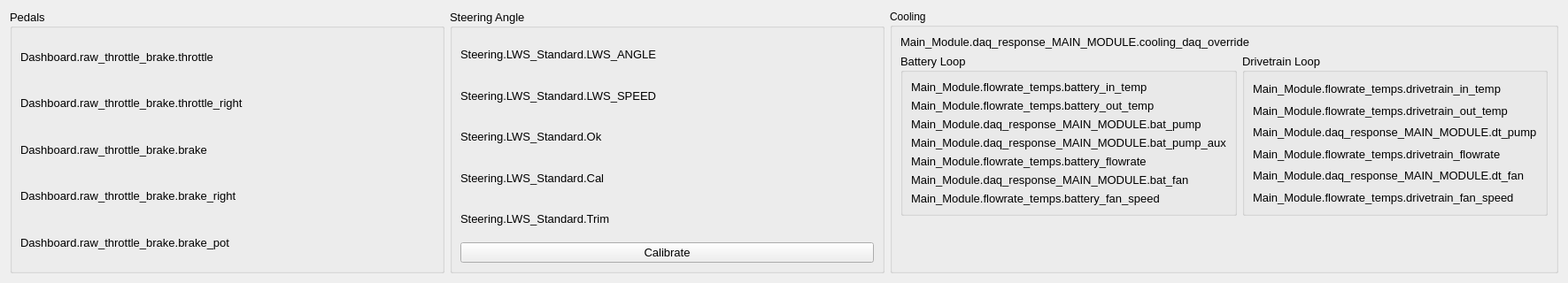
<?xml version="1.0" encoding="UTF-8"?>
<ui version="4.0">
 <class>sensorView</class>
 <widget class="QWidget" name="sensorView">
  <property name="geometry">
   <rect>
    <x>0</x>
    <y>0</y>
    <width>1771</width>
    <height>320</height>
   </rect>
  </property>
  <property name="windowTitle">
   <string>Form</string>
  </property>
  <layout class="QGridLayout" name="gridLayout">
   <item row="0" column="2">
    <widget class="QGroupBox" name="groupBox_2">
     <property name="title">
      <string>Cooling</string>
     </property>
     <layout class="QVBoxLayout" name="verticalLayout_5">
      <item>
       <widget class="DAQVariableDisplay" name="label_22">
        <property name="font">
         <font>
          <pointsize>10</pointsize>
         </font>
        </property>
        <property name="text">
         <string>Main_Module.daq_response_MAIN_MODULE.cooling_daq_override</string>
        </property>
       </widget>
      </item>
      <item>
       <layout class="QHBoxLayout" name="horizontalLayout">
        <item>
         <widget class="QGroupBox" name="groupBox_3">
          <property name="font">
           <font>
            <pointsize>10</pointsize>
           </font>
          </property>
          <property name="title">
           <string>Battery Loop</string>
          </property>
          <layout class="QVBoxLayout" name="verticalLayout">
           <item>
            <widget class="CANVariableDisplay" name="label_9">
             <property name="font">
              <font>
               <pointsize>10</pointsize>
              </font>
             </property>
             <property name="text">
              <string>Main_Module.flowrate_temps.battery_in_temp</string>
             </property>
            </widget>
           </item>
           <item>
            <widget class="CANVariableDisplay" name="label_10">
             <property name="font">
              <font>
               <pointsize>10</pointsize>
              </font>
             </property>
             <property name="text">
              <string>Main_Module.flowrate_temps.battery_out_temp</string>
             </property>
            </widget>
           </item>
           <item>
            <widget class="DAQVariableDisplay" name="label_25">
             <property name="font">
              <font>
               <pointsize>10</pointsize>
              </font>
             </property>
             <property name="text">
              <string>Main_Module.daq_response_MAIN_MODULE.bat_pump</string>
             </property>
            </widget>
           </item>
           <item>
            <widget class="DAQVariableDisplay" name="label_26">
             <property name="font">
              <font>
               <pointsize>10</pointsize>
              </font>
             </property>
             <property name="text">
              <string>Main_Module.daq_response_MAIN_MODULE.bat_pump_aux</string>
             </property>
            </widget>
           </item>
           <item>
            <widget class="CANVariableDisplay" name="label_14">
             <property name="font">
              <font>
               <pointsize>10</pointsize>
              </font>
             </property>
             <property name="text">
              <string>Main_Module.flowrate_temps.battery_flowrate</string>
             </property>
            </widget>
           </item>
           <item>
            <widget class="DAQVariableDisplay" name="label_23">
             <property name="font">
              <font>
               <pointsize>10</pointsize>
              </font>
             </property>
             <property name="text">
              <string>Main_Module.daq_response_MAIN_MODULE.bat_fan</string>
             </property>
            </widget>
           </item>
           <item>
            <widget class="CANVariableDisplay" name="label_15">
             <property name="font">
              <font>
               <pointsize>10</pointsize>
              </font>
             </property>
             <property name="text">
              <string>Main_Module.flowrate_temps.battery_fan_speed</string>
             </property>
            </widget>
           </item>
          </layout>
         </widget>
        </item>
        <item>
         <widget class="QGroupBox" name="groupBox_4">
          <property name="font">
           <font>
            <pointsize>10</pointsize>
           </font>
          </property>
          <property name="title">
           <string>Drivetrain Loop</string>
          </property>
          <layout class="QVBoxLayout" name="verticalLayout_3">
           <item>
            <widget class="CANVariableDisplay" name="label_11">
             <property name="font">
              <font>
               <pointsize>10</pointsize>
              </font>
             </property>
             <property name="text">
              <string>Main_Module.flowrate_temps.drivetrain_in_temp</string>
             </property>
            </widget>
           </item>
           <item>
            <widget class="CANVariableDisplay" name="label_12">
             <property name="font">
              <font>
               <pointsize>10</pointsize>
              </font>
             </property>
             <property name="text">
              <string>Main_Module.flowrate_temps.drivetrain_out_temp</string>
             </property>
            </widget>
           </item>
           <item>
            <widget class="DAQVariableDisplay" name="label_27">
             <property name="font">
              <font>
               <pointsize>10</pointsize>
              </font>
             </property>
             <property name="text">
              <string>Main_Module.daq_response_MAIN_MODULE.dt_pump</string>
             </property>
            </widget>
           </item>
           <item>
            <widget class="CANVariableDisplay" name="label_13">
             <property name="font">
              <font>
               <pointsize>10</pointsize>
              </font>
             </property>
             <property name="text">
              <string>Main_Module.flowrate_temps.drivetrain_flowrate</string>
             </property>
            </widget>
           </item>
           <item>
            <widget class="DAQVariableDisplay" name="label_24">
             <property name="font">
              <font>
               <pointsize>10</pointsize>
              </font>
             </property>
             <property name="text">
              <string>Main_Module.daq_response_MAIN_MODULE.dt_fan</string>
             </property>
            </widget>
           </item>
           <item>
            <widget class="CANVariableDisplay" name="label_16">
             <property name="font">
              <font>
               <pointsize>10</pointsize>
              </font>
             </property>
             <property name="text">
              <string>Main_Module.flowrate_temps.drivetrain_fan_speed</string>
             </property>
            </widget>
           </item>
          </layout>
         </widget>
        </item>
       </layout>
      </item>
      <item>
       <spacer name="verticalSpacer">
        <property name="orientation">
         <enum>Qt::Vertical</enum>
        </property>
        <property name="sizeHint" stdset="0">
         <size>
          <width>20</width>
          <height>40</height>
         </size>
        </property>
       </spacer>
      </item>
     </layout>
    </widget>
   </item>
   <item row="0" column="1">
    <widget class="QGroupBox" name="groupBox">
     <property name="font">
      <font>
       <pointsize>10</pointsize>
       <weight>50</weight>
       <bold>false</bold>
      </font>
     </property>
     <property name="title">
      <string>Steering Angle</string>
     </property>
     <layout class="QVBoxLayout" name="verticalLayout_2">
      <item>
       <widget class="CANVariableDisplay" name="label_4">
        <property name="font">
         <font>
          <pointsize>10</pointsize>
         </font>
        </property>
        <property name="text">
         <string>Steering.LWS_Standard.LWS_ANGLE</string>
        </property>
       </widget>
      </item>
      <item>
       <widget class="CANVariableDisplay" name="label_5">
        <property name="font">
         <font>
          <pointsize>10</pointsize>
         </font>
        </property>
        <property name="text">
         <string>Steering.LWS_Standard.LWS_SPEED</string>
        </property>
       </widget>
      </item>
      <item>
       <widget class="CANVariableDisplay" name="label_6">
        <property name="font">
         <font>
          <pointsize>10</pointsize>
         </font>
        </property>
        <property name="text">
         <string>Steering.LWS_Standard.Ok</string>
        </property>
       </widget>
      </item>
      <item>
       <widget class="CANVariableDisplay" name="label_7">
        <property name="font">
         <font>
          <pointsize>10</pointsize>
         </font>
        </property>
        <property name="text">
         <string>Steering.LWS_Standard.Cal</string>
        </property>
       </widget>
      </item>
      <item>
       <widget class="CANVariableDisplay" name="label_8">
        <property name="font">
         <font>
          <pointsize>10</pointsize>
         </font>
        </property>
        <property name="text">
         <string>Steering.LWS_Standard.Trim</string>
        </property>
       </widget>
      </item>
      <item>
       <widget class="QPushButton" name="cal_steer_btn">
        <property name="text">
         <string>Calibrate</string>
        </property>
       </widget>
      </item>
     </layout>
    </widget>
   </item>
   <item row="0" column="0">
    <widget class="QGroupBox" name="groupBox_5">
     <property name="font">
      <font>
       <pointsize>10</pointsize>
      </font>
     </property>
     <property name="title">
      <string>Pedals</string>
     </property>
     <layout class="QVBoxLayout" name="verticalLayout_4">
      <item>
       <widget class="CANVariableDisplay" name="label_17">
        <property name="font">
         <font>
          <pointsize>10</pointsize>
         </font>
        </property>
        <property name="text">
         <string>Dashboard.raw_throttle_brake.throttle</string>
        </property>
       </widget>
      </item>
      <item>
       <widget class="CANVariableDisplay" name="label_18">
        <property name="font">
         <font>
          <pointsize>10</pointsize>
         </font>
        </property>
        <property name="text">
         <string>Dashboard.raw_throttle_brake.throttle_right</string>
        </property>
       </widget>
      </item>
      <item>
       <widget class="CANVariableDisplay" name="label_19">
        <property name="font">
         <font>
          <pointsize>10</pointsize>
         </font>
        </property>
        <property name="text">
         <string>Dashboard.raw_throttle_brake.brake</string>
        </property>
       </widget>
      </item>
      <item>
       <widget class="CANVariableDisplay" name="label_20">
        <property name="font">
         <font>
          <pointsize>10</pointsize>
         </font>
        </property>
        <property name="text">
         <string>Dashboard.raw_throttle_brake.brake_right</string>
        </property>
       </widget>
      </item>
      <item>
       <widget class="CANVariableDisplay" name="label_21">
        <property name="font">
         <font>
          <pointsize>10</pointsize>
         </font>
        </property>
        <property name="text">
         <string>Dashboard.raw_throttle_brake.brake_pot</string>
        </property>
       </widget>
      </item>
     </layout>
    </widget>
   </item>
  </layout>
 </widget>
 <customwidgets>
  <customwidget>
   <class>CANVariableDisplay</class>
   <extends>QLabel</extends>
   <header>display_widgets.variables.can_variable_display</header>
  </customwidget>
  <customwidget>
   <class>DAQVariableDisplay</class>
   <extends>QLabel</extends>
   <header>display_widgets.variables.daq_variable_display</header>
  </customwidget>
 </customwidgets>
 <resources/>
 <connections/>
</ui>
